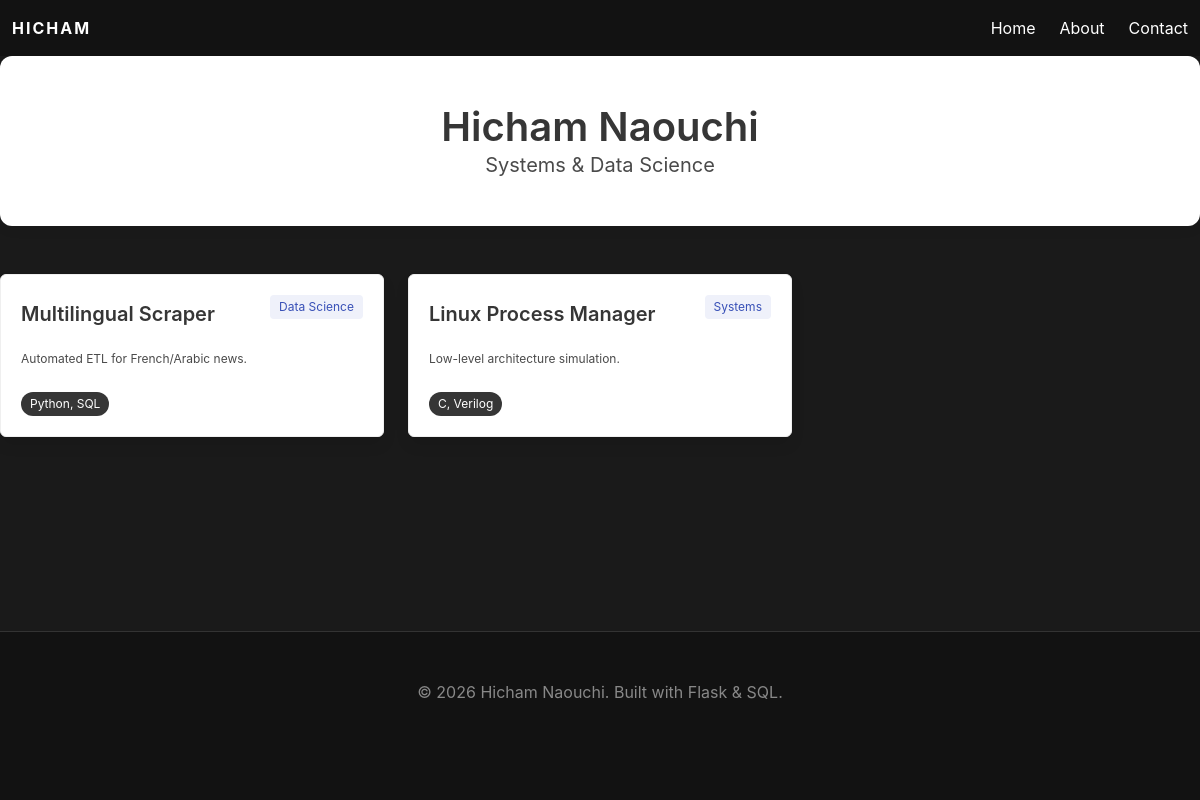
The page / on the database its author committed.
### tables this page shows
CREATE TABLE projects (
    id INTEGER PRIMARY KEY AUTOINCREMENT,
    title TEXT NOT NULL,
    description TEXT NOT NULL,
    tech_stack TEXT NOT NULL,
    link TEXT
, category TEXT);

### app.py (the view)
@app.route("/")
def index():
    conn = get_db_connection()
    projects = conn.execute('SELECT * FROM projects').fetchall()
    conn.close()
    return render_template("index.html", projects=projects)

### app.py (called while the page is built)
def get_db_connection():
    db_path = '/home/Hichamn2/my_portfolio/project.db'
    conn = sqlite3.connect(db_path)
    conn.row_factory = sqlite3.Row
    return conn

### templates/index.html
{% extends "layout.html" %}
{% block body %}
<div class="box has-text-centered mb-6 hero-custom">
    <h1 class="title is-2">Hicham Naouchi</h1>
    <p class="subtitle is-5">Systems & Data Science</p>
</div>
<div class="columns is-multiline">
    {% for project in projects %}
    <div class="column is-4">
        <div class="box project-card">
            <span class="tag is-link is-light is-pulled-right">{{ project.category }}</span>
            <h3 class="title is-5 mt-2">{{ project.title }}</h3>
            <p class="content is-small text-muted">{{ project.description }}</p>
            <div class="tags mt-3">
                <span class="tag is-dark is-rounded is-small">{{ project.tech_stack }}</span>
            </div>
        </div>
    </div>
    {% endfor %}
</div>
{% endblock %}

### templates/layout.html (shortened to what this page needs)
<!DOCTYPE html>
<html lang="en">
<head>
    <link rel="stylesheet" href="https://cdn.jsdelivr.net/npm/bulma@0.9.4/css/bulma.min.css">
    <link rel="stylesheet" href="{{ url_for('static', filename='style.css') }}">
</head>
<body>
    <nav class="navbar" role="navigation" aria-label="main navigation">
        <div class="navbar-brand">
            <a class="navbar-item" href="{{ url_for('index') }}">
                <strong style="color: white; letter-spacing: 2px;">HICHAM</strong>
            </a>
        </div>
        <div id="navbarMain" class="navbar-menu">
            <div class="navbar-end">
                <a class="navbar-item" href="{{ url_for('index') }}">Home</a>
                <a class="navbar-item" href="{{ url_for('about') }}">About</a>
                <a class="navbar-item" href="{{ url_for('contact') }}">Contact</a>
            </div>
        </div>
    </nav>
    <main>
        {% block body %}{% endblock %}
    </main>
    <footer class="footer">
        <div class="content has-text-centered">
            <p>&copy; 2026 Hicham Naouchi. Built with Flask & SQL.</p>
        </div>
    </footer>
</body>
</html>

### static/style.css (style rules this page uses)
.hero-custom { background: #ffffff; border-radius: 12px; padding: 3rem; box-shadow: 0 2px 15px rgba(0,0,0,0.05); }
.project-card { transition: all 0.3s ease; border: 1px solid #efefef; }

### templates/layout.html (style rules this page uses)
html, body { height: 100%; margin: 0; padding: 0; }
body { display: flex; flex-direction: column; background-color: #1a1a1a; color: #ffffff; }
main { flex: 1 0 auto; }
footer { flex-shrink: 0; background-color: #121212 !important; border-top: 1px solid #333; color: #888; padding: 2rem 0; }
.navbar { background-color: #121212 !important; min-height: 3.5rem; }
.navbar-item, .navbar-link { color: #ffffff !important; }

### rows shown on the page
projects: category "Data Science", title "Multilingual Scraper", description "Automated ETL for French/Arabic news.", tech_stack "Python, SQL"
projects: category "Systems", title "Linux Process Manager", description "Low-level architecture simulation.", tech_stack "C, Verilog"
